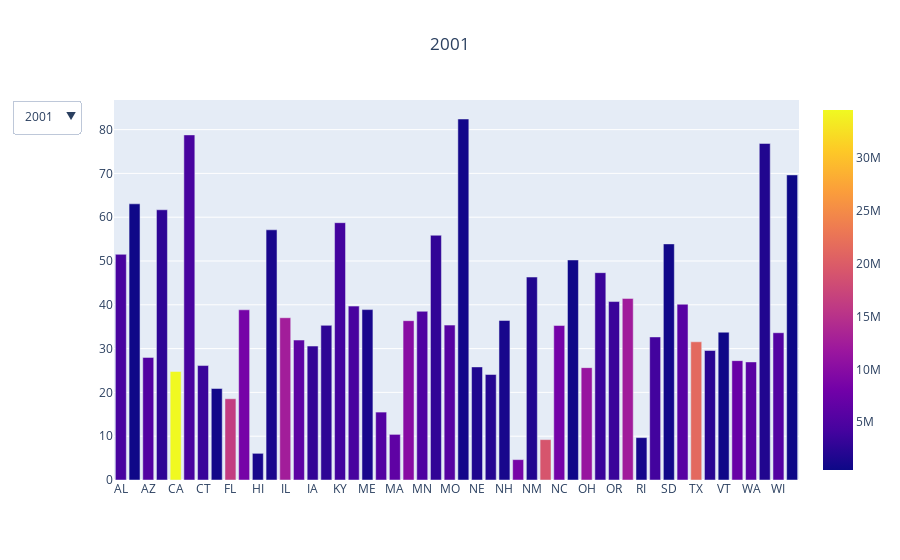

Source (notebook cell):
### Code cell
# bar plot for the guns sales per 100k people by state in any year
import plotly.express as px
import plotly.graph_objects as go

# We have a list for every day
# In your case will be gropuby('RuleName')
# here for every element d
# d[0] is the name(key) and d[1] is the dataframe
dfs = list(ann_sales_pop_bystate.groupby("year"))

first_title = dfs[0][0]
traces = []
buttons = []
for i,d in enumerate(dfs):
    visible = [False] * len(dfs)
    visible[i] = True
    name = d[0]
    traces.append(px.bar(d[1], x = 'code', y = 'gun sales per 100k', color = 'population', labels={'pop:population of US'}, height= 800).update_traces(visible=True if i==0 else False).data[0])
        # px.treemap(d[1],
        #            path=['year', 'code', ],
        #            values='population').update_traces(visible=True if i==0 else False).data[0]
        
  
    buttons.append(dict(label=name,
                        method="update",
                        args=[{"visible":visible},
                              {"title":f"{name}"}]))

updatemenus = [{'active':0, "buttons":buttons}]

fig = go.Figure(data=traces,
                 layout=dict(updatemenus=updatemenus))
fig.update_layout(title=first_title, title_x=0.5)
fig.show()

### Figure 1 — Plotly figure (JSON) as saved in the notebook; plotly's stock layout.template omitted (floating-point values rounded to 4 significant figures)
{"data": [{"alignmentgroup": "True", "hovertemplate": "code=%{x}<br>gun sales per 100k=%{y}<br>population=%{marker.color}<extra></extra>", "legendgroup": "", "marker": {"color": [4467634, 633714, 5273477, 2691571, 34479458, 4425687, 3432835, 795699, 16356966, 8377038, 1225948, 1319962, 12488445, 6127760, 2931997, 2702162, 4068132, 4477875, 1285692, 5374691, 6397634, 9991120, 4982796, 2852994, 5641142, 906961, 1719836, 2098399, 1255517, 8492671, 1831690, 19082838, 8210122, 639062, 11387404, 3467100, 3467937, 12298970, 1057142, 4064995, 757972, 5750789, 21319622, 2283715, 612223, 7198362, 5985722, 1801481, 5406835, 494657], "coloraxis": "coloraxis"}, "name": "", "offsetgroup": "", "orientation": "v", "showlegend": false, "textposition": "auto", "type": "bar", "visible": true, "x": ["AL", "AK", "AZ", "AR", "CA", "CO", "CT", "DE", "FL", "GA", "HI", "ID", "IL", "IN", "IA", "KS", "KY", "LA", "ME", "MD", "MA", "MI", "MN", "MS", "MO", "MT", "NE", "NV", "NH", "NJ", "NM", "NY", "NC", "ND", "OH", "OK", "OR", "PA", "RI", "SC", "SD", "TN", "TX", "UT", "VT", "VA", "WA", "WV", "WI", "WY"], "xaxis": "x", "y": [51.52, 63.06, 27.99, 61.7, 24.78, 78.79, 26.13, 20.89, 18.55, 38.86, 6.088, 57.12, 37.05, 31.95, 30.58, 35.31, 58.75, 39.7, 38.9, 15.51, 10.42, 36.37, 38.52, 55.88, 35.36, 82.42, 25.82, 24.09, 36.42, 4.654, 46.34, 9.221, 35.27, 50.24, 25.66, 47.34, 40.74, 41.46, 9.68, 32.66, 53.91, 40.13, 31.56, 29.56, 33.74, 27.25, 26.96, 76.84, 33.62, 69.65], "yaxis": "y"}, {"alignmentgroup": "True", "hovertemplate": "code=%{x}<br>gun sales per 100k=%{y}<br>population=%{marker.color}<extra></extra>", "legendgroup": "", "marker": {"color": [4480089, 642337, 5396255, 2705927, 34871843, 4490406, 3458749, 806169, 16689370, 8508256, 1239613, 1340372, 12525556, 6155967, 2934234, 2713535, 4089875, 4497267, 1295960, 5440389, 6417206, 10015710, 5018935, 2858681, 5674825, 911667, 1728292, 2173791, 1269089, 8552643, 1855309, 19137800, 8326201, 638168, 11407889, 3489080, 3513424, 12331031, 1065995, 4107795, 760020, 5795918, 21690325, 2324815, 615442, 7286873, 6052349, 1805414, 5445162, 500017], "coloraxis": "coloraxis"}, "name": "", "offsetgroup": "", "orientation": "v", "showlegend": false, "textposition": "auto", "type": "bar", "visible": false, "x": ["AL", "AK", "AZ", "AR", "CA", "CO", "CT", "DE", "FL", "GA", "HI", "ID", "IL", "IN", "IA", "KS", "KY", "LA", "ME", "MD", "MA", "MI", "MN", "MS", "MO", "MT", "NE", "NV", "NH", "NJ", "NM", "NY", "NC", "ND", "OH", "OK", "OR", "PA", "RI", "SC", "SD", "TN", "TX", "UT", "VT", "VA", "WA", "WV", "WI", "WY"], "xaxis": "x", "y": [49.33, 57.28, 26.36, 56.7, 19.63, 40.92, 27.06, 20.33, 17.31, 33.52, 6.298, 55.25, 35.62, 30.58, 30.79, 34.68, 56.1, 37.71, 38.52, 14.48, 14.78, 35.3, 38.33, 52.45, 34.89, 83.72, 24.98, 21.69, 39.14, 5.065, 43.15, 8.409, 32.3, 49.11, 26.04, 45.71, 39.14, 46.04, 8.932, 29.69, 58.26, 38.48, 30.65, 26.54, 33.28, 26.32, 31.96, 74.69, 31.91, 67.17], "yaxis": "y"}, {"alignmentgroup": "True", "hovertemplate": "code=%{x}<br>gun sales per 100k=%{y}<br>population=%{marker.color}<extra></extra>", "legendgroup": "", "marker": {"color": [4503491, 648414, 5510364, 2724816, 35253159, 4528732, 3484336, 818003, 17004085, 8622793, 1251154, 1363380, 12556006, 6196638, 2941999, 2723004, 4117170, 4521042, 1306513, 5496269, 6422565, 10041152, 5053572, 2868312, 5709403, 919630, 1738643, 2248850, 1279840, 8601402, 1877574, 19175939, 8422501, 638817, 11434788, 3504892, 3547376, 12374658, 1071342, 4150297, 763729, 5847812, 22030931, 2360137, 617858, 7366977, 6104115, 1812295, 5479203, 503453], "coloraxis": "coloraxis"}, "name": "", "offsetgroup": "", "orientation": "v", "showlegend": false, "textposition": "auto", "type": "bar", "visible": false, "x": ["AL", "AK", "AZ", "AR", "CA", "CO", "CT", "DE", "FL", "GA", "HI", "ID", "IL", "IN", "IA", "KS", "KY", "LA", "ME", "MD", "MA", "MI", "MN", "MS", "MO", "MT", "NE", "NV", "NH", "NJ", "NM", "NY", "NC", "ND", "OH", "OK", "OR", "PA", "RI", "SC", "SD", "TN", "TX", "UT", "VT", "VA", "WA", "WV", "WI", "WY"], "xaxis": "x", "y": [50.07, 57.15, 26.44, 55.14, 14.88, 40.02, 28.86, 20.0, 17.54, 32.73, 5.946, 54.77, 41.09, 29.67, 32.33, 35.76, 55.1, 38.86, 38.96, 14.24, 20.46, 34.08, 45.46, 52.6, 35.53, 87.85, 25.74, 21.98, 42.76, 4.852, 42.15, 7.866, 31.4, 52.27, 26.12, 47.8, 40.3, 41.69, 9.017, 29.24, 62.43, 37.58, 31.24, 29.87, 32.32, 27.18, 35.04, 72.71, 34.42, 65.91], "yaxis": "y"}, {"alignmentgroup": "True", "hovertemplate": "code=%{x}<br>gun sales per 100k=%{y}<br>population=%{marker.color}<extra></extra>", "legendgroup": "", "marker": {"color": [4530729, 659286, 5652404, 2749686, 35574576, 4575013, 3496094, 830803, 17415318, 8769252, 1273569, 1391802, 12589773, 6233007, 2953635, 2734373, 4146101, 4552238, 1313688, 5546935, 6412281, 10055315, 5087713, 2889010, 5747741, 930009, 1749370, 2346222, 1290121, 8634561, 1903808, 19171567, 8553152, 644705, 11452251, 3525233, 3569463, 12410722, 1074579, 4210921, 770396, 5910809, 22394023, 2401580, 619920, 7475575, 6178645, 1816438, 5514026, 509106], "coloraxis": "coloraxis"}, "name": "", "offsetgroup": "", "orientation": "v", "showlegend": false, "textposition": "auto", "type": "bar", "visible": false, "x": ["AL", "AK", "AZ", "AR", "CA", "CO", "CT", "DE", "FL", "GA", "HI", "ID", "IL", "IN", "IA", "KS", "KY", "LA", "ME", "MD", "MA", "MI", "MN", "MS", "MO", "MT", "NE", "NV", "NH", "NJ", "NM", "NY", "NC", "ND", "OH", "OK", "OR", "PA", "RI", "SC", "SD", "TN", "TX", "UT", "VT", "VA", "WA", "WV", "WI", "WY"], "xaxis": "x", "y": [50.76, 61.44, 27.55, 57.59, 15.43, 42.45, 28.87, 19.77, 18.26, 26.48, 5.73, 54.28, 46.9, 28.32, 33.35, 36.21, 56.67, 37.88, 40.09, 13.97, 17.62, 34.05, 44.78, 52.71, 36.42, 89.83, 27.69, 23.34, 44.02, 4.329, 42.83, 8.357, 32.32, 53.81, 28.56, 49.13, 41.94, 40.68, 9.356, 29.48, 65.32, 38.81, 30.05, 33.3, 31.44, 28.5, 32.93, 73.14, 33.93, 69.59], "yaxis": "y"}, {"alignmentgroup": "True", "hovertemplate": "code=%{x}<br>gun sales per 100k=%{y}<br>population=%{marker.color}<extra></extra>", "legendgroup": "", "marker": {"color": [4569805, 666946, 5839077, 2781097, 35827943, 4631888, 3506956, 845150, 17842038, 8925922, 1292729, 1428241, 12609903, 6278616, 2964454, 2745299, 4182742, 4576628, 1318787, 5592379, 6403290, 10051137, 5119598, 2905943, 5790300, 940102, 1761497, 2432143, 1298492, 8651974, 1932274, 19132610, 8705407, 646089, 11463320, 3548597, 3613202, 12449990, 1067916, 4270150, 775493, 5991057, 22778123, 2457719, 621215, 7577105, 6257305, 1820492, 5546166, 514157], "coloraxis": "coloraxis"}, "name": "", "offsetgroup": "", "orientation": "v", "showlegend": false, "textposition": "auto", "type": "bar", "visible": false, "x": ["AL", "AK", "AZ", "AR", "CA", "CO", "CT", "DE", "FL", "GA", "HI", "ID", "IL", "IN", "IA", "KS", "KY", "LA", "ME", "MD", "MA", "MI", "MN", "MS", "MO", "MT", "NE", "NV", "NH", "NJ", "NM", "NY", "NC", "ND", "OH", "OK", "OR", "PA", "RI", "SC", "SD", "TN", "TX", "UT", "VT", "VA", "WA", "WV", "WI", "WY"], "xaxis": "x", "y": [51.62, 66.74, 30.25, 58.97, 17.05, 44.54, 27.83, 20.26, 20.77, 28.88, 5.86, 56.25, 41.8, 27.43, 33.85, 35.81, 55.61, 45.44, 38.16, 14.47, 16.45, 33.53, 43.79, 57.71, 37.0, 89.42, 27.35, 25.79, 42.94, 4.228, 42.46, 8.299, 31.19, 55.72, 27.32, 51.3, 43.74, 38.79, 9.035, 33.21, 65.47, 42.3, 32.43, 36.2, 29.95, 29.26, 35.09, 73.42, 33.0, 73.73], "yaxis": "y"}, {"alignmentgroup": "True", "hovertemplate": "code=%{x}<br>gun sales per 100k=%{y}<br>population=%{marker.color}<extra></extra>", "legendgroup": "", "marker": {"color": [4628981, 675302, 6029141, 2821761, 36021202, 4720423, 3517460, 859268, 18166990, 9155813, 1309731, 1468669, 12643955, 6332669, 2982644, 2762931, 4219239, 4302665, 1323619, 5627367, 6410084, 10036081, 5163555, 2904978, 5842704, 952692, 1772693, 2522658, 1308389, 8661679, 1962137, 19104631, 8917270, 649422, 11481213, 3594090, 3670883, 12510809, 1063096, 4357847, 783033, 6088766, 23359580, 2525507, 622892, 7673725, 6370753, 1827912, 5577655, 522667], "coloraxis": "coloraxis"}, "name": "", "offsetgroup": "", "orientation": "v", "showlegend": false, "textposition": "auto", "type": "bar", "visible": false, "x": ["AL", "AK", "AZ", "AR", "CA", "CO", "CT", "DE", "FL", "GA", "HI", "ID", "IL", "IN", "IA", "KS", "KY", "LA", "ME", "MD", "MA", "MI", "MN", "MS", "MO", "MT", "NE", "NV", "NH", "NJ", "NM", "NY", "NC", "ND", "OH", "OK", "OR", "PA", "RI", "SC", "SD", "TN", "TX", "UT", "VT", "VA", "WA", "WV", "WI", "WY"], "xaxis": "x", "y": [52.53, 69.65, 33.87, 60.29, 17.15, 45.49, 27.75, 19.43, 22.66, 34.07, 5.794, 61.97, 41.74, 29.32, 34.01, 39.5, 187.6, 49.31, 40.12, 14.61, 21.4, 33.12, 47.39, 61.65, 39.43, 92.13, 28.89, 28.92, 48.27, 4.308, 46.03, 10.42, 32.52, 60.72, 28.32, 53.07, 44.6, 41.6, 9.346, 34.1, 67.27, 42.46, 32.97, 42.23, 33.25, 31.13, 40.09, 75.45, 33.93, 81.08], "yaxis": "y"}, {"alignmentgroup": "True", "hovertemplate": "code=%{x}<br>gun sales per 100k=%{y}<br>population=%{marker.color}<extra></extra>", "legendgroup": "", "marker": {"color": [4672840, 680300, 6167681, 2848650, 36250311, 4803868, 3527270, 871749, 18367842, 9349988, 1315675, 1505105, 12695866, 6379599, 2999212, 2783785, 4256672, 4375581, 1327040, 5653408, 6431559, 10001284, 5207203, 2928350, 5887612, 964706, 1783440, 2601072, 1312540, 8677885, 1990070, 19132335, 9118037, 652822, 11500468, 3634349, 3722417, 12563937, 1057315, 4444110, 791623, 6175727, 23831983, 2597746, 623481, 7751000, 6461587, 1834052, 5610775, 534876], "coloraxis": "coloraxis"}, "name": "", "offsetgroup": "", "orientation": "v", "showlegend": false, "textposition": "auto", "type": "bar", "visible": false, "x": ["AL", "AK", "AZ", "AR", "CA", "CO", "CT", "DE", "FL", "GA", "HI", "ID", "IL", "IN", "IA", "KS", "KY", "LA", "ME", "MD", "MA", "MI", "MN", "MS", "MO", "MT", "NE", "NV", "NH", "NJ", "NM", "NY", "NC", "ND", "OH", "OK", "OR", "PA", "RI", "SC", "SD", "TN", "TX", "UT", "VT", "VA", "WA", "WV", "WI", "WY"], "xaxis": "x", "y": [52.51, 72.91, 31.14, 59.62, 23.61, 46.16, 32.92, 18.25, 23.2, 28.93, 4.956, 62.39, 42.3, 29.29, 32.97, 40.05, 373.0, 47.58, 38.64, 14.19, 25.72, 31.18, 47.64, 59.86, 46.55, 93.66, 29.18, 27.02, 49.61, 4.196, 46.88, 11.09, 31.72, 64.81, 28.36, 52.03, 43.69, 44.78, 9.668, 33.78, 68.23, 39.14, 32.88, 48.91, 32.0, 31.16, 42.74, 72.19, 32.19, 79.96], "yaxis": "y"}, {"alignmentgroup": "True", "hovertemplate": "code=%{x}<br>gun sales per 100k=%{y}<br>population=%{marker.color}<extra></extra>", "legendgroup": "", "marker": {"color": [4718206, 687455, 6280362, 2874554, 36604337, 4889730, 3545579, 883874, 18527305, 9504843, 1332213, 1534320, 12747038, 6424806, 3016734, 2808076, 4289878, 4435586, 1330509, 5684965, 6468967, 9946889, 5247018, 2947806, 5923916, 976415, 1796378, 2653630, 1315906, 8711090, 2010662, 19212436, 9309449, 657569, 11515391, 3668976, 3768748, 12612285, 1055003, 4528996, 799124, 6247411, 24309039, 2663029, 624151, 7833496, 6562231, 1840310, 5640996, 546043], "coloraxis": "coloraxis"}, "name": "", "offsetgroup": "", "orientation": "v", "showlegend": false, "textposition": "auto", "type": "bar", "visible": false, "x": ["AL", "AK", "AZ", "AR", "CA", "CO", "CT", "DE", "FL", "GA", "HI", "ID", "IL", "IN", "IA", "KS", "KY", "LA", "ME", "MD", "MA", "MI", "MN", "MS", "MO", "MT", "NE", "NV", "NH", "NJ", "NM", "NY", "NC", "ND", "OH", "OK", "OR", "PA", "RI", "SC", "SD", "TN", "TX", "UT", "VT", "VA", "WA", "WV", "WI", "WY"], "xaxis": "x", "y": [63.46, 89.79, 33.23, 66.72, 21.32, 58.39, 43.97, 20.48, 27.19, 38.65, 6.432, 65.47, 48.32, 34.23, 35.91, 44.9, 438.5, 55.99, 42.51, 15.76, 18.53, 35.92, 52.83, 61.42, 54.27, 99.96, 31.5, 35.89, 51.14, 4.652, 52.78, 11.55, 37.32, 71.22, 30.4, 60.4, 47.73, 47.46, 11.76, 40.83, 78.2, 45.27, 38.86, 68.19, 35.23, 35.61, 48.24, 80.25, 33.12, 90.2], "yaxis": "y"}, {"alignmentgroup": "True", "hovertemplate": "code=%{x}<br>gun sales per 100k=%{y}<br>population=%{marker.color}<extra></extra>", "legendgroup": "", "marker": {"color": [4757938, 698895, 6343154, 2896843, 36961229, 4972195, 3561807, 891730, 18652644, 9620846, 1346717, 1554439, 12796778, 6459325, 3032870, 2832704, 4317074, 4491648, 1329590, 5730388, 6517613, 9901591, 5281203, 2958774, 5961088, 983982, 1812683, 2684665, 1316102, 8755602, 2036802, 19307066, 9449566, 664968, 11528896, 3717572, 3808600, 12666858, 1053646, 4589872, 807067, 6306019, 24801761, 2723421, 624817, 7925937, 6667426, 1847775, 5669264, 559851], "coloraxis": "coloraxis"}, "name": "", "offsetgroup": "", "orientation": "v", "showlegend": false, "textposition": "auto", "type": "bar", "visible": false, "x": ["AL", "AK", "AZ", "AR", "CA", "CO", "CT", "DE", "FL", "GA", "HI", "ID", "IL", "IN", "IA", "KS", "KY", "LA", "ME", "MD", "MA", "MI", "MN", "MS", "MO", "MT", "NE", "NV", "NH", "NJ", "NM", "NY", "NC", "ND", "OH", "OK", "OR", "PA", "RI", "SC", "SD", "TN", "TX", "UT", "VT", "VA", "WA", "WV", "WI", "WY"], "xaxis": "x", "y": [66.81, 86.97, 33.95, 72.44, 21.32, 63.08, 56.84, 23.02, 29.84, 38.79, 7.805, 63.84, 58.77, 42.39, 39.64, 50.48, 507.2, 55.01, 45.84, 16.61, 15.17, 36.58, 53.99, 56.46, 59.67, 103.6, 32.73, 39.98, 57.82, 6.343, 52.46, 12.49, 38.99, 72.13, 34.31, 63.1, 48.59, 50.66, 14.05, 46.75, 78.99, 64.86, 40.88, 94.05, 36.95, 37.4, 50.5, 84.88, 34.74, 91.8], "yaxis": "y"}, {"alignmentgroup": "True", "hovertemplate": "code=%{x}<br>gun sales per 100k=%{y}<br>population=%{marker.color}<extra></extra>", "legendgroup": "", "marker": {"color": [4785570, 713868, 6408790, 2922280, 37333601, 5048196, 3579210, 899711, 18846054, 9713248, 1363731, 1570718, 12839695, 6489965, 3050314, 2858910, 4347698, 4545392, 1327366, 5787193, 6563263, 9876149, 5310337, 2970047, 5996063, 990527, 1829838, 2703230, 1316614, 8802707, 2064982, 19398228, 9559533, 674344, 11545435, 3759263, 3837208, 12710472, 1052669, 4636361, 816211, 6356683, 25245178, 2774424, 625793, 8024417, 6742256, 1854146, 5689060, 564222], "coloraxis": "coloraxis"}, "name": "", "offsetgroup": "", "orientation": "v", "showlegend": false, "textposition": "auto", "type": "bar", "visible": false, "x": ["AL", "AK", "AZ", "AR", "CA", "CO", "CT", "DE", "FL", "GA", "HI", "ID", "IL", "IN", "IA", "KS", "KY", "LA", "ME", "MD", "MA", "MI", "MN", "MS", "MO", "MT", "NE", "NV", "NH", "NJ", "NM", "NY", "NC", "ND", "OH", "OK", "OR", "PA", "RI", "SC", "SD", "TN", "TX", "UT", "VT", "VA", "WA", "WV", "WI", "WY"], "xaxis": "x", "y": [64.49, 92.33, 32.15, 65.51, 21.87, 59.59, 50.18, 21.38, 29.68, 34.31, 7.724, 58.59, 54.15, 53.26, 40.89, 50.42, 548.7, 52.63, 49.71, 15.23, 17.66, 35.26, 56.0, 57.2, 58.32, 102.1, 31.85, 38.76, 60.72, 5.739, 52.82, 12.45, 34.69, 69.82, 34.06, 62.22, 48.17, 49.3, 14.09, 43.49, 77.37, 64.66, 38.35, 199.4, 38.79, 39.98, 49.74, 86.05, 34.24, 84.56], "yaxis": "y"}, {"alignmentgroup": "True", "hovertemplate": "code=%{x}<br>gun sales per 100k=%{y}<br>population=%{marker.color}<extra></extra>", "legendgroup": "", "marker": {"color": [4801627, 723375, 6468796, 2938506, 37668681, 5118400, 3588948, 907985, 19083482, 9810181, 1376897, 1583930, 12855970, 6516336, 3064102, 2869548, 4366869, 4575197, 1327844, 5840241, 6606285, 9874589, 5347108, 2977886, 6010065, 997600, 1841749, 2717951, 1318075, 8836639, 2077919, 19502728, 9651377, 684867, 11549772, 3785534, 3867937, 12741310, 1050350, 4673509, 823772, 6398361, 25640909, 2814784, 626320, 8105850, 6821481, 1855184, 5708785, 567329], "coloraxis": "coloraxis"}, "name": "", "offsetgroup": "", "orientation": "v", "showlegend": false, "textposition": "auto", "type": "bar", "visible": false, "x": ["AL", "AK", "AZ", "AR", "CA", "CO", "CT", "DE", "FL", "GA", "HI", "ID", "IL", "IN", "IA", "KS", "KY", "LA", "ME", "MD", "MA", "MI", "MN", "MS", "MO", "MT", "NE", "NV", "NH", "NJ", "NM", "NY", "NC", "ND", "OH", "OK", "OR", "PA", "RI", "SC", "SD", "TN", "TX", "UT", "VT", "VA", "WA", "WV", "WI", "WY"], "xaxis": "x", "y": [70.0, 97.04, 38.88, 70.18, 24.04, 65.7, 51.84, 24.77, 33.71, 37.5, 9.176, 67.31, 64.48, 55.22, 58.73, 57.46, 522.3, 57.82, 55.07, 17.64, 23.23, 36.12, 63.12, 62.14, 65.71, 109.2, 35.76, 43.69, 69.03, 6.819, 55.64, 13.94, 38.88, 89.12, 40.6, 71.8, 54.24, 56.43, 16.44, 49.09, 84.55, 70.5, 45.06, 362.7, 43.58, 40.89, 57.82, 99.99, 56.54, 92.05], "yaxis": "y"}, {"alignmentgroup": "True", "hovertemplate": "code=%{x}<br>gun sales per 100k=%{y}<br>population=%{marker.color}<extra></extra>", "legendgroup": "", "marker": {"color": [4817528, 730307, 6551149, 2949828, 37999878, 5189458, 3591765, 917053, 19320749, 9915646, 1390090, 1595590, 12868192, 6537782, 3075039, 2885398, 4379730, 4602134, 1328501, 5884868, 6645303, 9882519, 5379646, 2986450, 6024522, 1005494, 1855350, 2754354, 1321617, 8867749, 2083540, 19576125, 9748364, 701345, 11553031, 3815780, 3899801, 12764475, 1050304, 4723417, 834047, 6454914, 26060796, 2854871, 625953, 8186628, 6895318, 1856680, 5724554, 576626], "coloraxis": "coloraxis"}, "name": "", "offsetgroup": "", "orientation": "v", "showlegend": false, "textposition": "auto", "type": "bar", "visible": false, "x": ["AL", "AK", "AZ", "AR", "CA", "CO", "CT", "DE", "FL", "GA", "HI", "ID", "IL", "IN", "IA", "KS", "KY", "LA", "ME", "MD", "MA", "MI", "MN", "MS", "MO", "MT", "NE", "NV", "NH", "NJ", "NM", "NY", "NC", "ND", "OH", "OK", "OR", "PA", "RI", "SC", "SD", "TN", "TX", "UT", "VT", "VA", "WA", "WV", "WI", "WY"], "xaxis": "x", "y": [89.54, 116.9, 51.85, 83.46, 29.81, 79.94, 66.12, 33.5, 43.18, 46.95, 12.54, 85.54, 80.51, 72.75, 48.03, 73.12, 591.2, 70.9, 69.13, 23.21, 31.67, 43.55, 81.97, 74.44, 85.2, 133.7, 46.28, 53.14, 96.99, 9.681, 68.83, 17.3, 50.19, 121.0, 54.46, 96.44, 68.48, 75.88, 22.9, 65.29, 106.0, 81.2, 55.11, 80.91, 55.13, 54.82, 75.3, 121.5, 81.99, 109.9], "yaxis": "y"}, {"alignmentgroup": "True", "hovertemplate": "code=%{x}<br>gun sales per 100k=%{y}<br>population=%{marker.color}<extra></extra>", "legendgroup": "", "marker": {"color": [4833722, 735132, 6626624, 2959373, 38332521, 5268367, 3596080, 925749, 19552860, 9992167, 1404054, 1612136, 12882135, 6570902, 3090416, 2893957, 4395295, 4625470, 1328302, 5928814, 6692824, 9895622, 5420380, 2991207, 6044171, 1015165, 1868516, 2790136, 1323459, 8899339, 2085287, 19651127, 9848060, 723393, 11570808, 3850568, 3930065, 12773801, 1051511, 4774839, 844877, 6495978, 26448193, 2900872, 626630, 8260405, 6971406, 1854304, 5742713, 582658], "coloraxis": "coloraxis"}, "name": "", "offsetgroup": "", "orientation": "v", "showlegend": false, "textposition": "auto", "type": "bar", "visible": false, "x": ["AL", "AK", "AZ", "AR", "CA", "CO", "CT", "DE", "FL", "GA", "HI", "ID", "IL", "IN", "IA", "KS", "KY", "LA", "ME", "MD", "MA", "MI", "MN", "MS", "MO", "MT", "NE", "NV", "NH", "NJ", "NM", "NY", "NC", "ND", "OH", "OK", "OR", "PA", "RI", "SC", "SD", "TN", "TX", "UT", "VT", "VA", "WA", "WV", "WI", "WY"], "xaxis": "x", "y": [116.7, 127.1, 54.78, 94.53, 35.7, 97.69, 81.85, 43.28, 54.92, 52.83, 12.4, 91.49, 99.41, 90.87, 51.79, 78.82, 359.1, 76.32, 72.84, 38.99, 37.56, 50.93, 97.0, 77.46, 93.81, 135.8, 49.0, 52.65, 111.6, 13.49, 74.97, 17.97, 58.35, 118.6, 58.85, 98.85, 69.8, 81.79, 25.36, 70.3, 109.0, 92.5, 61.75, 111.9, 57.67, 60.34, 80.49, 134.3, 75.69, 121.3], "yaxis": "y"}, {"alignmentgroup": "True", "hovertemplate": "code=%{x}<br>gun sales per 100k=%{y}<br>population=%{marker.color}<extra></extra>", "legendgroup": "", "marker": {"color": [4841799, 736283, 6730413, 2967392, 38596972, 5350101, 3594524, 932487, 19845911, 10067278, 1414538, 1631112, 12884493, 6593644, 3109350, 2900475, 4414349, 4644013, 1330513, 5957283, 6762596, 9929848, 5451079, 2990468, 6056202, 1021869, 1879321, 2817628, 1333341, 8864525, 2089568, 19651049, 9932887, 737401, 11602700, 3878187, 3963244, 12788313, 1055936, 4823617, 849129, 6541223, 26964333, 2936879, 625214, 8310993, 7054655, 1849489, 5751525, 582531], "coloraxis": "coloraxis"}, "name": "", "offsetgroup": "", "orientation": "v", "showlegend": false, "textposition": "auto", "type": "bar", "visible": false, "x": ["AL", "AK", "AZ", "AR", "CA", "CO", "CT", "DE", "FL", "GA", "HI", "ID", "IL", "IN", "IA", "KS", "KY", "LA", "ME", "MD", "MA", "MI", "MN", "MS", "MO", "MT", "NE", "NV", "NH", "NJ", "NM", "NY", "NC", "ND", "OH", "OK", "OR", "PA", "RI", "SC", "SD", "TN", "TX", "UT", "VT", "VA", "WA", "WV", "WI", "WY"], "xaxis": "x", "y": [128.3, 119.0, 46.16, 78.95, 38.21, 77.25, 75.2, 46.06, 52.13, 48.13, 10.76, 80.77, 104.3, 98.21, 40.85, 59.36, 564.6, 67.91, 62.45, 23.87, 26.52, 42.71, 88.26, 71.84, 85.38, 119.2, 36.49, 41.43, 93.51, 10.41, 66.89, 18.6, 119.0, 95.67, 51.4, 89.86, 61.32, 70.32, 19.32, 60.07, 98.52, 81.54, 54.37, 89.83, 50.39, 50.51, 68.34, 120.0, 58.13, 108.3], "yaxis": "y"}, {"alignmentgroup": "True", "hovertemplate": "code=%{x}<br>gun sales per 100k=%{y}<br>population=%{marker.color}<extra></extra>", "legendgroup": "", "marker": {"color": [4852347, 737498, 6829676, 2978048, 38918045, 5450623, 3587122, 941252, 20209042, 10178447, 1422052, 1651059, 12858913, 6608422, 3120960, 2909011, 4425976, 4664628, 1328262, 5985562, 6794228, 9931715, 5482032, 2988471, 6071732, 1030475, 1891277, 2866939, 1336350, 8867949, 2089291, 19654666, 10031646, 754066, 11617527, 3909500, 4015792, 12784826, 1056065, 4891938, 853988, 6591170, 27470056, 2981835, 625216, 8361808, 7163657, 1842050, 5760940, 585613], "coloraxis": "coloraxis"}, "name": "", "offsetgroup": "", "orientation": "v", "showlegend": false, "textposition": "auto", "type": "bar", "visible": false, "x": ["AL", "AK", "AZ", "AR", "CA", "CO", "CT", "DE", "FL", "GA", "HI", "ID", "IL", "IN", "IA", "KS", "KY", "LA", "ME", "MD", "MA", "MI", "MN", "MS", "MO", "MT", "NE", "NV", "NH", "NJ", "NM", "NY", "NC", "ND", "OH", "OK", "OR", "PA", "RI", "SC", "SD", "TN", "TX", "UT", "VT", "VA", "WA", "WV", "WI", "WY"], "xaxis": "x", "y": [152.0, 116.1, 48.53, 86.41, 45.25, 83.3, 85.79, 53.56, 56.76, 55.7, 10.75, 82.94, 97.01, 163.0, 47.2, 63.89, 727.2, 79.88, 71.33, 21.0, 24.62, 50.44, 94.72, 84.45, 96.33, 123.9, 41.95, 44.47, 102.4, 10.15, 70.8, 17.61, 53.02, 92.07, 64.43, 91.9, 68.76, 77.7, 20.95, 66.84, 117.4, 99.25, 57.31, 85.46, 55.32, 55.37, 70.12, 135.2, 66.53, 106.5], "yaxis": "y"}, {"alignmentgroup": "True", "hovertemplate": "code=%{x}<br>gun sales per 100k=%{y}<br>population=%{marker.color}<extra></extra>", "legendgroup": "", "marker": {"color": [4863525, 741456, 6941072, 2989918, 39167117, 5539215, 3578141, 948921, 20613477, 10301890, 1427559, 1682380, 12820527, 6634304, 3131371, 2910844, 4438182, 4678135, 1331317, 6003323, 6823608, 9950571, 5522744, 2987938, 6087135, 1040859, 1905616, 2917563, 1342307, 8870827, 2091630, 19633428, 10154788, 754434, 11634370, 3926331, 4089976, 12782275, 1056770, 4957968, 862996, 6646010, 27914410, 3041868, 623657, 8410106, 7294771, 1831023, 5772628, 584215], "coloraxis": "coloraxis"}, "name": "", "offsetgroup": "", "orientation": "v", "showlegend": false, "textposition": "auto", "type": "bar", "visible": false, "x": ["AL", "AK", "AZ", "AR", "CA", "CO", "CT", "DE", "FL", "GA", "HI", "ID", "IL", "IN", "IA", "KS", "KY", "LA", "ME", "MD", "MA", "MI", "MN", "MS", "MO", "MT", "NE", "NV", "NH", "NJ", "NM", "NY", "NC", "ND", "OH", "OK", "OR", "PA", "RI", "SC", "SD", "TN", "TX", "UT", "VT", "VA", "WA", "WV", "WI", "WY"], "xaxis": "x", "y": [126.9, 118.2, 59.97, 88.97, 60.69, 97.58, 88.79, 62.63, 69.63, 59.5, 11.68, 92.93, 150.1, 216.6, 64.6, 67.52, 828.5, 83.77, 83.81, 27.55, 33.15, 58.25, 118.0, 92.43, 103.9, 131.0, 46.53, 50.72, 123.0, 13.74, 77.08, 20.62, 59.23, 95.48, 75.27, 92.86, 79.39, 89.44, 26.27, 81.28, 129.7, 107.5, 61.68, 96.95, 63.2, 62.83, 97.88, 132.4, 97.32, 108.9], "yaxis": "y"}, {"alignmentgroup": "True", "hovertemplate": "code=%{x}<br>gun sales per 100k=%{y}<br>population=%{marker.color}<extra></extra>", "legendgroup": "", "marker": {"color": [4874486, 739700, 7044008, 3001345, 39358497, 5611885, 3573297, 956823, 20963613, 10410330, 1424393, 1717715, 12778828, 6658078, 3141550, 2908718, 4452268, 4670560, 1334612, 6023868, 6859789, 9973114, 5566230, 2988510, 6106670, 1052482, 1915947, 2969905, 1348787, 8885525, 2091784, 19589572, 10268233, 754942, 11659650, 3931316, 4143625, 12787641, 1055673, 5021268, 872868, 6708799, 28295273, 3101042, 624344, 8463587, 7423362, 1817004, 5790186, 578931], "coloraxis": "coloraxis"}, "name": "", "offsetgroup": "", "orientation": "v", "showlegend": false, "textposition": "auto", "type": "bar", "visible": false, "x": ["AL", "AK", "AZ", "AR", "CA", "CO", "CT", "DE", "FL", "GA", "HI", "ID", "IL", "IN", "IA", "KS", "KY", "LA", "ME", "MD", "MA", "MI", "MN", "MS", "MO", "MT", "NE", "NV", "NH", "NJ", "NM", "NY", "NC", "ND", "OH", "OK", "OR", "PA", "RI", "SC", "SD", "TN", "TX", "UT", "VT", "VA", "WA", "WV", "WI", "WY"], "xaxis": "x", "y": [97.93, 109.3, 54.65, 79.17, 39.89, 88.56, 50.87, 52.92, 60.89, 52.03, 8.946, 106.0, 125.3, 124.7, 51.24, 65.82, 1042.0, 70.48, 72.37, 26.34, 30.1, 51.46, 122.8, 84.27, 85.97, 117.8, 38.79, 43.65, 95.71, 11.68, 76.38, 19.53, 52.38, 88.72, 64.59, 85.05, 82.34, 83.1, 23.38, 79.05, 112.9, 114.5, 54.76, 87.22, 60.24, 61.54, 78.09, 122.6, 90.93, 94.5], "yaxis": "y"}, {"alignmentgroup": "True", "hovertemplate": "code=%{x}<br>gun sales per 100k=%{y}<br>population=%{marker.color}<extra></extra>", "legendgroup": "", "marker": {"color": [4887681, 735139, 7158024, 3009733, 39461588, 5691287, 3571520, 965479, 21244317, 10511131, 1420593, 1750536, 12723071, 6695497, 3148618, 2911359, 4461153, 4659690, 1339057, 6035802, 6882635, 9984072, 5606249, 2981020, 6121623, 1060665, 1925614, 3027341, 1353465, 8886025, 2092741, 19530351, 10381615, 758080, 11676341, 3940235, 4181886, 12800922, 1058287, 5084156, 878698, 6771631, 28628666, 3153550, 624358, 8501286, 7523869, 1804291, 5807406, 577601], "coloraxis": "coloraxis"}, "name": "", "offsetgroup": "", "orientation": "v", "showlegend": false, "textposition": "auto", "type": "bar", "visible": false, "x": ["AL", "AK", "AZ", "AR", "CA", "CO", "CT", "DE", "FL", "GA", "HI", "ID", "IL", "IN", "IA", "KS", "KY", "LA", "ME", "MD", "MA", "MI", "MN", "MS", "MO", "MT", "NE", "NV", "NH", "NJ", "NM", "NY", "NC", "ND", "OH", "OK", "OR", "PA", "RI", "SC", "SD", "TN", "TX", "UT", "VT", "VA", "WA", "WV", "WI", "WY"], "xaxis": "x", "y": [97.04, 107.1, 52.79, 82.55, 32.87, 92.21, 49.75, 49.43, 56.63, 52.28, 9.917, 118.4, 222.5, 133.8, 60.08, 59.1, 1101.0, 65.93, 69.72, 25.1, 30.7, 49.07, 107.8, 82.95, 81.05, 110.9, 38.68, 42.09, 89.32, 10.48, 74.95, 18.36, 51.04, 82.23, 61.45, 84.33, 86.01, 79.83, 23.65, 55.22, 103.2, 102.5, 54.9, 93.82, 66.55, 56.08, 83.37, 133.9, 77.92, 104.1], "yaxis": "y"}, {"alignmentgroup": "True", "hovertemplate": "code=%{x}<br>gun sales per 100k=%{y}<br>population=%{marker.color}<extra></extra>", "legendgroup": "", "marker": {"color": [4903185, 731545, 7278717, 3017804, 39512223, 5758736, 3565287, 973764, 21477737, 10617423, 1415872, 1787065, 12671821, 6732219, 3155070, 2913314, 4467673, 4648794, 1344212, 6045680, 6892503, 9986857, 5639632, 2976149, 6137428, 1068778, 1934408, 3080156, 1359711, 8882190, 2096829, 19453561, 10488084, 762062, 11689100, 3956971, 4217737, 12801989, 1059361, 5148714, 884659, 6829174, 28995881, 3205958, 623989, 8535519, 7614893, 1792147, 5822434, 578759], "coloraxis": "coloraxis"}, "name": "", "offsetgroup": "", "orientation": "v", "showlegend": false, "textposition": "auto", "type": "bar", "visible": false, "x": ["AL", "AK", "AZ", "AR", "CA", "CO", "CT", "DE", "FL", "GA", "HI", "ID", "IL", "IN", "IA", "KS", "KY", "LA", "ME", "MD", "MA", "MI", "MN", "MS", "MO", "MT", "NE", "NV", "NH", "NJ", "NM", "NY", "NC", "ND", "OH", "OK", "OR", "PA", "RI", "SC", "SD", "TN", "TX", "UT", "VT", "VA", "WA", "WV", "WI", "WY"], "xaxis": "x", "y": [140.7, 105.2, 51.23, 73.35, 31.4, 81.53, 48.51, 47.68, 55.66, 50.78, 8.946, 117.1, 390.6, 215.5, 57.94, 57.33, 922.4, 60.72, 67.42, 24.61, 30.8, 49.28, 121.0, 80.1, 81.12, 108.4, 35.27, 41.66, 82.5, 10.27, 74.79, 18.27, 50.57, 79.24, 54.62, 90.99, 84.81, 77.17, 22.97, 63.75, 96.56, 93.03, 51.29, 256.8, 57.44, 60.07, 79.73, 115.1, 74.83, 105.9], "yaxis": "y"}, {"alignmentgroup": "True", "hovertemplate": "code=%{x}<br>gun sales per 100k=%{y}<br>population=%{marker.color}<extra></extra>", "legendgroup": "", "marker": {"color": [4926478, 735020, 7313296, 3032140, 39699937, 5786094, 3582224, 978390, 21579773, 10667864, 1422598, 1795554, 12732022, 6764202, 3170059, 2927154, 4488897, 4670879, 1350598, 6074401, 6925247, 10034302, 5666424, 2990288, 6166585, 1073855, 1943597, 3094789, 1366170, 8924387, 2106790, 19545980, 10537910, 765682, 11744632, 3975769, 4237774, 12862808, 1064393, 5173174, 888861, 6861617, 29133634, 3221188, 626953, 8576069, 7651069, 1800661, 5850095, 581508], "coloraxis": "coloraxis"}, "name": "", "offsetgroup": "", "orientation": "v", "showlegend": false, "textposition": "auto", "type": "bar", "visible": false, "x": ["AL", "AK", "AZ", "AR", "CA", "CO", "CT", "DE", "FL", "GA", "HI", "ID", "IL", "IN", "IA", "KS", "KY", "LA", "ME", "MD", "MA", "MI", "MN", "MS", "MO", "MT", "NE", "NV", "NH", "NJ", "NM", "NY", "NC", "ND", "OH", "OK", "OR", "PA", "RI", "SC", "SD", "TN", "TX", "UT", "VT", "VA", "WA", "WV", "WI", "WY"], "xaxis": "x", "y": [199.8, 122.5, 83.53, 96.67, 36.92, 107.2, 55.24, 71.95, 80.6, 76.62, 12.72, 141.3, 520.3, 247.3, 75.57, 77.11, 651.1, 82.61, 92.92, 44.99, 34.38, 97.07, 154.8, 109.9, 104.0, 144.9, 48.13, 65.27, 117.3, 17.56, 88.67, 23.69, 76.73, 101.1, 75.91, 106.9, 110.8, 103.1, 44.5, 93.07, 116.7, 130.4, 72.76, 347.0, 84.3, 87.86, 92.5, 133.9, 114.5, 140.4], "yaxis": "y"}], "layout": {"title": {"text": "2001", "x": 0.5}, "updatemenus": [{"active": 0, "buttons": [{"args": [{"visible": [true, false, false, false, false, false, false, false, false, false, false, false, false, false, false, false, false, false, false, false]}, {"title": "2001"}], "label": "2001", "method": "update"}, {"args": [{"visible": [false, true, false, false, false, false, false, false, false, false, false, false, false, false, false, false, false, false, false, false]}, {"title": "2002"}], "label": "2002", "method": "update"}, {"args": [{"visible": [false, false, true, false, false, false, false, false, false, false, false, false, false, false, false, false, false, false, false, false]}, {"title": "2003"}], "label": "2003", "method": "update"}, {"args": [{"visible": [false, false, false, true, false, false, false, false, false, false, false, false, false, false, false, false, false, false, false, false]}, {"title": "2004"}], "label": "2004", "method": "update"}, {"args": [{"visible": [false, false, false, false, true, false, false, false, false, false, false, false, false, false, false, false, false, false, false, false]}, {"title": "2005"}], "label": "2005", "method": "update"}, {"args": [{"visible": [false, false, false, false, false, true, false, false, false, false, false, false, false, false, false, false, false, false, false, false]}, {"title": "2006"}], "label": "2006", "method": "update"}, {"args": [{"visible": [false, false, false, false, false, false, true, false, false, false, false, false, false, false, false, false, false, false, false, false]}, {"title": "2007"}], "label": "2007", "method": "update"}, {"args": [{"visible": [false, false, false, false, false, false, false, true, false, false, false, false, false, false, false, false, false, false, false, false]}, {"title": "2008"}], "label": "2008", "method": "update"}, {"args": [{"visible": [false, false, false, false, false, false, false, false, true, false, false, false, false, false, false, false, false, false, false, false]}, {"title": "2009"}], "label": "2009", "method": "update"}, {"args": [{"visible": [false, false, false, false, false, false, false, false, false, true, false, false, false, false, false, false, false, false, false, false]}, {"title": "2010"}], "label": "2010", "method": "update"}, {"args": [{"visible": [false, false, false, false, false, false, false, false, false, false, true, false, false, false, false, false, false, false, false, false]}, {"title": "2011"}], "label": "2011", "method": "update"}, {"args": [{"visible": [false, false, false, false, false, false, false, false, false, false, false, true, false, false, false, false, false, false, false, false]}, {"title": "2012"}], "label": "2012", "method": "update"}, {"args": [{"visible": [false, false, false, false, false, false, false, false, false, false, false, false, true, false, false, false, false, false, false, false]}, {"title": "2013"}], "label": "2013", "method": "update"}, {"args": [{"visible": [false, false, false, false, false, false, false, false, false, false, false, false, false, true, false, false, false, false, false, false]}, {"title": "2014"}], "label": "2014", "method": "update"}, {"args": [{"visible": [false, false, false, false, false, false, false, false, false, false, false, false, false, false, true, false, false, false, false, false]}, {"title": "2015"}], "label": "2015", "method": "update"}, {"args": [{"visible": [false, false, false, false, false, false, false, false, false, false, false, false, false, false, false, true, false, false, false, false]}, {"title": "2016"}], "label": "2016", "method": "update"}, {"args": [{"visible": [false, false, false, false, false, false, false, false, false, false, false, false, false, false, false, false, true, false, false, false]}, {"title": "2017"}], "label": "2017", "method": "update"}, {"args": [{"visible": [false, false, false, false, false, false, false, false, false, false, false, false, false, false, false, false, false, true, false, false]}, {"title": "2018"}], "label": "2018", "method": "update"}, {"args": [{"visible": [false, false, false, false, false, false, false, false, false, false, false, false, false, false, false, false, false, false, true, false]}, {"title": "2019"}], "label": "2019", "method": "update"}, {"args": [{"visible": [false, false, false, false, false, false, false, false, false, false, false, false, false, false, false, false, false, false, false, true]}, {"title": "2020"}], "label": "2020", "method": "update"}]}]}}
